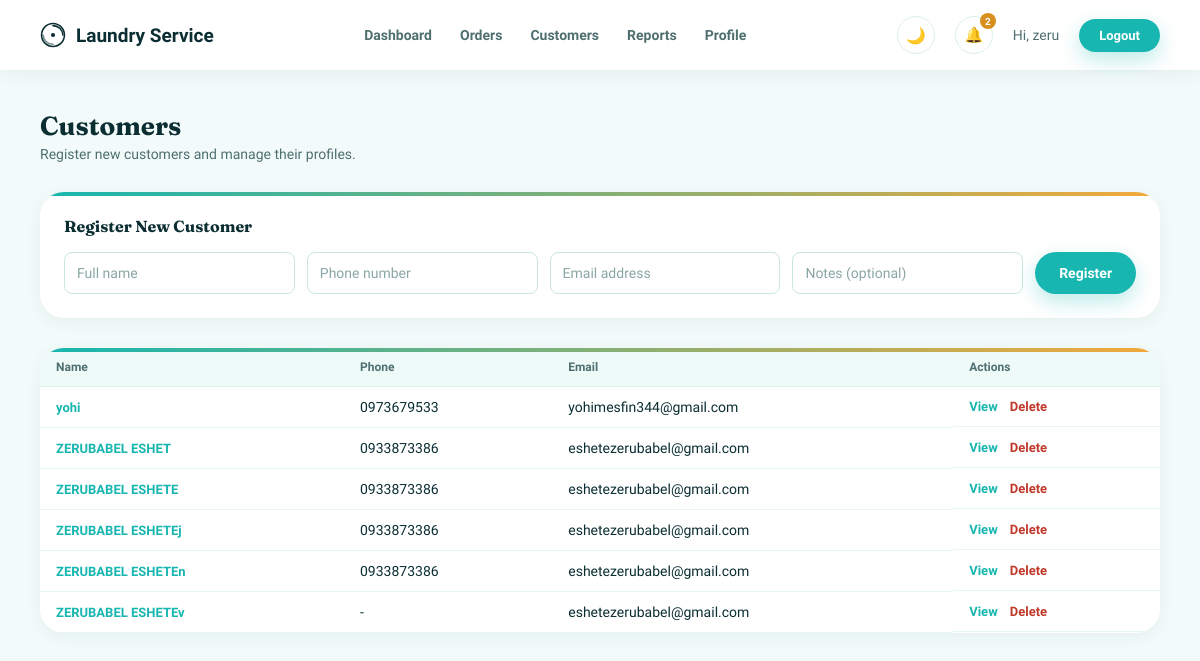
The page /customers (signed in) on the database its author committed.
### tables this page shows
CREATE TABLE customers (
            id INTEGER PRIMARY KEY AUTOINCREMENT,
            name TEXT NOT NULL,
            phone TEXT,
            email TEXT,
            notes TEXT,
            created_at TEXT DEFAULT CURRENT_TIMESTAMP
        );

### app.py (the view, shortened to what this page needs)
@app.route("/customers", methods=["GET", "POST"])
@login_required
def customers():
    conn = get_connection()
    all_customers = conn.execute(
        "SELECT * FROM customers ORDER BY name COLLATE NOCASE"
    ).fetchall()
    conn.close()
    return render_template("customers.html", customers=all_customers)

### app.py (called while the page is built)
def login_required(f):
    @wraps(f)
    def decorated_function(*args, **kwargs):
        if "username" not in session:
            flash("Please log in first.")
            return redirect(url_for("login"))
        return f(*args, **kwargs)
    return decorated_function

@app.context_processor
def inject_notifications():
    if "username" not in session:
        return {}
    conn = get_connection()
    unread_count = conn.execute(
        "SELECT COUNT(*) FROM notifications WHERE is_read = 0"
    ).fetchone()[0]
    recent_notifications = conn.execute(
        "SELECT * FROM notifications ORDER BY id DESC LIMIT 5"
    ).fetchall()
    conn.close()
    return {
        "unread_count": unread_count,
        "recent_notifications": recent_notifications,
    }

### database.py (called while the page is built)
def get_connection():
    conn = sqlite3.connect(DB_NAME)
    conn.row_factory = sqlite3.Row  # lets us access columns by name, e.g. row["username"]
    return conn

### templates/customers.html (shortened to what this page needs)
<!DOCTYPE html>
<html lang="en">
<head>
    <link rel="stylesheet" href="{{ url_for('static', filename='theme.css') }}">
    <link rel="stylesheet" href="{{ url_for('static', filename='dashboard.css') }}">
</head>
<body>
    {% include "_navbar.html" %}
    <div class="dashboard-content">
        <h1>Customers</h1>
        <p class="subtitle">Register new customers and manage their profiles.</p>
        <div class="order-form-card">
            <h2>Register New Customer</h2>
            <form method="POST" action="{{ url_for('customers') }}" class="order-form">
                <input type="text" name="name" placeholder="Full name" required>
                <input type="text" name="phone" placeholder="Phone number">
                <input type="email" name="email" placeholder="Email address">
                <input type="text" name="notes" placeholder="Notes (optional)">
                <button type="submit">Register</button>
            </form>
        </div>
        <div class="table-card">
            <table class="orders-table">
                <thead>
                    <tr>
                        <th>Name</th>
                        <th>Phone</th>
                        <th>Email</th>
                        <th>Actions</th>
                    </tr>
                </thead>
                <tbody>
                    {% for customer in customers %}
                    <tr>
                        <td><a href="{{ url_for('customer_profile', customer_id=customer['id']) }}" class="action-link edit">{{ customer["name"] }}</a></td>
                        <td>{{ customer["phone"] or "-" }}</td>
                        <td>{{ customer["email"] or "-" }}</td>
                        <td class="actions">
                            <a href="{{ url_for('customer_profile', customer_id=customer['id']) }}" class="action-link edit">View</a>
                            <a href="{{ url_for('delete_customer', customer_id=customer['id']) }}" class="action-link delete" onclick="return confirm('Delete this customer?');">Delete</a>
                        </td>
                    </tr>
                    {% else %}
                    <tr>
                        <td colspan="4" class="empty-row">No customers yet. Register your first one above.</td>
                    </tr>
                    {% endfor %}
                </tbody>
            </table>
        </div>
    </div>
</body>
</html>

### static/theme.css (style rules this page uses)
:root { --bg: #F2FBFA; --card-bg: #FFFFFF; --border-color: #DCEFEC; --text-primary: #0B2E33; --text-secondary: #4E6E70; --text-tertiary: #8AA6A5; --label-color: #2F5457; --input-bg: #FFFFFF; --input-border: #C9E6E2; --primary: #17B6B0; --primary-dark: #109A95; --primary-darker: #0B7873; --left-panel-text: #DFF7F3; --accent: #F2A93B; --accent-dark: #D98F1E; --error-bg: #FDEBEA; --error-text: #C0392B; --flash-bg: #E1F6F3; --flash-text: #0B7873; --status-pending-bg: #FBEACB; --status-pending-text: #93650F; --status-completed-bg: #DCEEE2; --status-completed-text: #276245; --table-header-bg: #EEFAF8; --table-row-border: #E7F5F3; --dark-btn-bg: #0B2E33; --dark-btn-hover: #123F45; --radius-sm: 10px; --radius-md: 16px; --radius-lg: 24px; --radius-pill: 999px; --shadow-card: 0 4px 16px rgba(11, 46, 51, 0.06); --shadow-card-hover: 0 14px 32px rgba(11, 46, 51, 0.12); --shadow-btn: 0 8px 20px rgba(23, 182, 176, 0.28); --font-display: 'Fraunces', Georgia, serif; --font-body: 'Work Sans', Arial, sans-serif; --font-mono: 'JetBrains Mono', 'Courier New', monospace; }
body { font-family: var(--font-body); }
h1, h2, .left-panel h1, .nav-brand, .card h2, .order-form-card h2 { font-family: var(--font-display); }
.stat-card, .order-form-card, .table-card { position: relative; overflow: hidden; border: none; border-radius: var(--radius-lg); box-shadow: var(--shadow-card); }
.stat-card::before, .order-form-card::before, .table-card::before { content: ""; position: absolute; top: 0; left: 0; right: 0; height: 4px; background: linear-gradient(90deg, var(--primary), var(--accent)); }
body { animation: page-fade-in 0.35s ease both; }
button:not(.theme-toggle):not(.notification-bell) { border-radius: var(--radius-pill); box-shadow: var(--shadow-btn); transition: transform 0.15s ease, box-shadow 0.15s ease, background-color 0.15s ease; }
.action-link { transition: opacity 0.15s ease; }
input, select, textarea { background-color: var(--input-bg); color: var(--text-primary); border-radius: var(--radius-sm); }
input::placeholder { color: var(--text-tertiary); }
body, .card, .stat-card, .order-form-card, .table-card, input, select, .navbar { transition: background-color 0.2s ease, color 0.2s ease, border-color 0.2s ease; }

### static/dashboard.css (style rules this page uses)
* { margin: 0; padding: 0; box-sizing: border-box; font-family: var(--font-body); }
body { background-color: var(--bg); color: var(--text-primary); }
.dashboard-content { padding: 40px; }
.dashboard-content h1 { font-size: 26px; color: var(--text-primary); margin-bottom: 4px; }
.subtitle { color: var(--text-secondary); font-size: 14px; margin-bottom: 30px; }
.order-form-card { background-color: var(--card-bg); border: none; border-radius: var(--radius-lg); box-shadow: var(--shadow-card); padding: 24px; margin-bottom: 30px; }
.order-form-card h2 { font-size: 16px; color: var(--text-primary); margin-bottom: 16px; }
.order-form { display: flex; gap: 12px; flex-wrap: wrap; }
.order-form input { flex: 1; min-width: 160px; height: 42px; border: 1px solid var(--input-border); border-radius: 8px; padding: 0 12px; font-size: 14px; }
.order-form button { height: 42px; padding: 0 24px; background-color: var(--primary); color: white; border: none; border-radius: 8px; font-size: 14px; font-weight: bold; cursor: pointer; }
.table-card { background-color: var(--card-bg); border: none; border-radius: var(--radius-lg); box-shadow: var(--shadow-card); overflow: hidden; }
.orders-table { width: 100%; border-collapse: collapse; }
.orders-table th { text-align: left; font-size: 12px; color: var(--text-secondary); background-color: var(--table-header-bg); padding: 12px 16px; border-bottom: 1px solid var(--border-color); }
.orders-table td { padding: 12px 16px; font-size: 14px; color: var(--text-primary); border-bottom: 1px solid var(--table-row-border); }
.actions { display: flex; gap: 12px; }
.action-link { font-size: 13px; text-decoration: none; font-weight: bold; }
.action-link.delete { color: var(--error-text); }
.action-link.edit { color: var(--primary); }
.order-form-card, .table-card { animation: card-fade-up 0.5s ease 0.1s both; }
.orders-table tbody tr { transition: background-color 0.15s ease; }

### rows shown on the page
customers: name "yohi", phone "0973679533", email "yohimesfin344@gmail.com"
customers: name "ZERUBABEL ESHET", phone "0933873386", email "eshetezerubabel@gmail.com"
customers: name "ZERUBABEL ESHETE", phone "0933873386", email "eshetezerubabel@gmail.com"
customers: name "ZERUBABEL ESHETEj", phone "0933873386", email "eshetezerubabel@gmail.com"
customers: name "ZERUBABEL ESHETEn", phone "0933873386", email "eshetezerubabel@gmail.com"
customers: name "ZERUBABEL ESHETEv", phone "-", email "eshetezerubabel@gmail.com"

### other values the page prints
{{ unread_count }} "2"
{{ session.get('username', '') }} "zeru"
